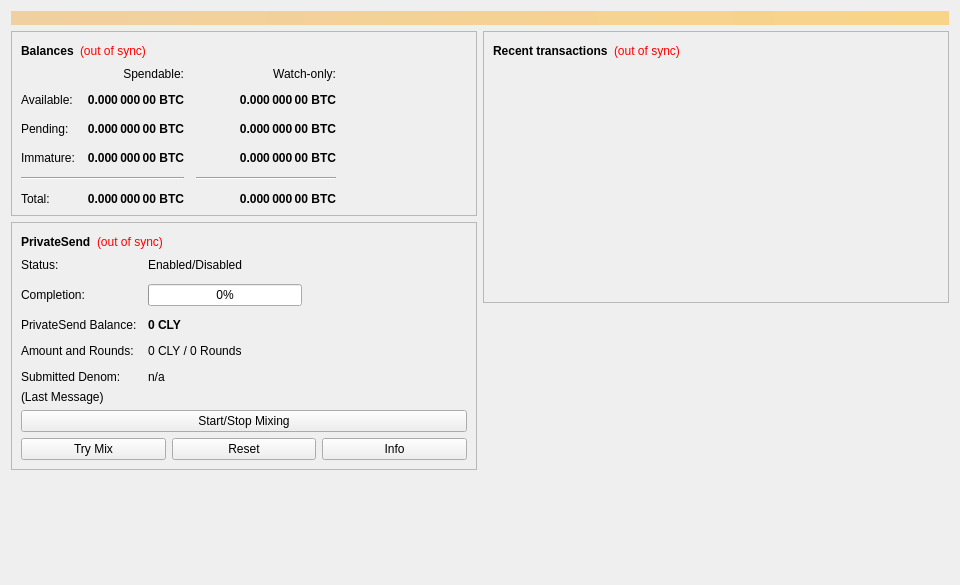
<?xml version="1.0" encoding="UTF-8"?>
<ui version="4.0">
 <class>OverviewPage</class>
 <widget class="QWidget" name="OverviewPage">
  <property name="geometry">
   <rect>
    <x>0</x>
    <y>0</y>
    <width>960</width>
    <height>585</height>
   </rect>
  </property>
  <property name="minimumSize">
   <size>
    <width>960</width>
    <height>0</height>
   </size>
  </property>
  <property name="windowTitle">
   <string>Form</string>
  </property>
  <layout class="QVBoxLayout" name="topLayout">
   <item>
    <widget class="QLabel" name="labelAlerts">
     <property name="visible">
      <bool>false</bool>
     </property>
     <property name="styleSheet">
      <string notr="true">QLabel { background-color: qlineargradient(x1: 0, y1: 0, x2: 1, y2: 0, stop:0 #F0D0A0, stop:1 #F8D488); color:#000000; }</string>
     </property>
     <property name="wordWrap">
      <bool>true</bool>
     </property>
     <property name="margin">
      <number>3</number>
     </property>
     <property name="textInteractionFlags">
      <set>Qt::TextSelectableByMouse</set>
     </property>
    </widget>
   </item>
   <item>
    <layout class="QHBoxLayout" name="horizontalLayout" stretch="1,1">
     <item>
      <layout class="QVBoxLayout" name="verticalLayout_2">
       <item>
        <widget class="QFrame" name="frame">
         <property name="frameShape">
          <enum>QFrame::StyledPanel</enum>
         </property>
         <property name="frameShadow">
          <enum>QFrame::Raised</enum>
         </property>
         <layout class="QVBoxLayout" name="verticalLayout_4">
          <item>
           <layout class="QHBoxLayout" name="horizontalLayout_4">
            <item>
             <widget class="QLabel" name="label_5">
              <property name="font">
               <font>
                <weight>75</weight>
                <bold>true</bold>
               </font>
              </property>
              <property name="text">
               <string>Balances</string>
              </property>
             </widget>
            </item>
            <item>
             <widget class="QLabel" name="labelWalletStatus">
              <property name="toolTip">
               <string>The displayed information may be out of date. Your wallet automatically synchronizes with the CLYCoin network after a connection is established, but this process has not completed yet.</string>
              </property>
              <property name="styleSheet">
               <string notr="true">QLabel { color: red; }</string>
              </property>
              <property name="text">
               <string notr="true">(out of sync)</string>
              </property>
              <property name="alignment">
               <set>Qt::AlignLeading|Qt::AlignLeft|Qt::AlignVCenter</set>
              </property>
             </widget>
            </item>
            <item>
             <spacer name="horizontalSpacer_3">
              <property name="orientation">
               <enum>Qt::Horizontal</enum>
              </property>
              <property name="sizeHint" stdset="0">
               <size>
                <width>40</width>
                <height>20</height>
               </size>
              </property>
             </spacer>
            </item>
           </layout>
          </item>
          <item>
           <layout class="QGridLayout" name="gridLayout">
            <property name="spacing">
             <number>12</number>
            </property>
            <item row="2" column="2">
             <widget class="QLabel" name="labelWatchPending">
              <property name="font">
               <font>
                <weight>75</weight>
                <bold>true</bold>
               </font>
              </property>
              <property name="cursor">
               <cursorShape>IBeamCursor</cursorShape>
              </property>
              <property name="toolTip">
               <string>Unconfirmed transactions to watch-only addresses</string>
              </property>
              <property name="text">
               <string notr="true">0.000 000 00 BTC</string>
              </property>
              <property name="alignment">
               <set>Qt::AlignRight|Qt::AlignTrailing|Qt::AlignVCenter</set>
              </property>
              <property name="textInteractionFlags">
               <set>Qt::LinksAccessibleByMouse|Qt::TextSelectableByKeyboard|Qt::TextSelectableByMouse</set>
              </property>
             </widget>
            </item>
            <item row="2" column="1">
             <widget class="QLabel" name="labelUnconfirmed">
              <property name="font">
               <font>
                <weight>75</weight>
                <bold>true</bold>
               </font>
              </property>
              <property name="cursor">
               <cursorShape>IBeamCursor</cursorShape>
              </property>
              <property name="toolTip">
               <string>Total of transactions that have yet to be confirmed, and do not yet count toward the spendable balance</string>
              </property>
              <property name="text">
               <string notr="true">0.000 000 00 BTC</string>
              </property>
              <property name="alignment">
               <set>Qt::AlignRight|Qt::AlignTrailing|Qt::AlignVCenter</set>
              </property>
              <property name="textInteractionFlags">
               <set>Qt::LinksAccessibleByMouse|Qt::TextSelectableByKeyboard|Qt::TextSelectableByMouse</set>
              </property>
             </widget>
            </item>
            <item row="3" column="2">
             <widget class="QLabel" name="labelWatchImmature">
              <property name="font">
               <font>
                <weight>75</weight>
                <bold>true</bold>
               </font>
              </property>
              <property name="cursor">
               <cursorShape>IBeamCursor</cursorShape>
              </property>
              <property name="toolTip">
               <string>Mined balance in watch-only addresses that has not yet matured</string>
              </property>
              <property name="text">
               <string notr="true">0.000 000 00 BTC</string>
              </property>
              <property name="alignment">
               <set>Qt::AlignRight|Qt::AlignTrailing|Qt::AlignVCenter</set>
              </property>
              <property name="textInteractionFlags">
               <set>Qt::LinksAccessibleByMouse|Qt::TextSelectableByKeyboard|Qt::TextSelectableByMouse</set>
              </property>
             </widget>
            </item>
            <item row="4" column="0" colspan="2">
             <widget class="Line" name="lineSpendableBalance">
              <property name="orientation">
               <enum>Qt::Horizontal</enum>
              </property>
             </widget>
            </item>
            <item row="4" column="2">
             <widget class="Line" name="lineWatchBalance">
              <property name="sizePolicy">
               <sizepolicy hsizetype="Preferred" vsizetype="Fixed">
                <horstretch>0</horstretch>
                <verstretch>0</verstretch>
               </sizepolicy>
              </property>
              <property name="minimumSize">
               <size>
                <width>140</width>
                <height>0</height>
               </size>
              </property>
              <property name="orientation">
               <enum>Qt::Horizontal</enum>
              </property>
             </widget>
            </item>
            <item row="5" column="0">
             <widget class="QLabel" name="labelTotalText">
              <property name="text">
               <string>Total:</string>
              </property>
             </widget>
            </item>
            <item row="3" column="1">
             <widget class="QLabel" name="labelImmature">
              <property name="font">
               <font>
                <weight>75</weight>
                <bold>true</bold>
               </font>
              </property>
              <property name="cursor">
               <cursorShape>IBeamCursor</cursorShape>
              </property>
              <property name="toolTip">
               <string>Mined balance that has not yet matured</string>
              </property>
              <property name="text">
               <string notr="true">0.000 000 00 BTC</string>
              </property>
              <property name="alignment">
               <set>Qt::AlignRight|Qt::AlignTrailing|Qt::AlignVCenter</set>
              </property>
              <property name="textInteractionFlags">
               <set>Qt::LinksAccessibleByMouse|Qt::TextSelectableByKeyboard|Qt::TextSelectableByMouse</set>
              </property>
             </widget>
            </item>
            <item row="2" column="3">
             <spacer name="horizontalSpacer_2">
              <property name="orientation">
               <enum>Qt::Horizontal</enum>
              </property>
              <property name="sizeHint" stdset="0">
               <size>
                <width>40</width>
                <height>20</height>
               </size>
              </property>
             </spacer>
            </item>
            <item row="3" column="0">
             <widget class="QLabel" name="labelImmatureText">
              <property name="text">
               <string>Immature:</string>
              </property>
             </widget>
            </item>
            <item row="5" column="1">
             <widget class="QLabel" name="labelTotal">
              <property name="font">
               <font>
                <weight>75</weight>
                <bold>true</bold>
               </font>
              </property>
              <property name="cursor">
               <cursorShape>IBeamCursor</cursorShape>
              </property>
              <property name="toolTip">
               <string>Your current total balance</string>
              </property>
              <property name="text">
               <string notr="true">0.000 000 00 BTC</string>
              </property>
              <property name="alignment">
               <set>Qt::AlignRight|Qt::AlignTrailing|Qt::AlignVCenter</set>
              </property>
              <property name="textInteractionFlags">
               <set>Qt::LinksAccessibleByMouse|Qt::TextSelectableByKeyboard|Qt::TextSelectableByMouse</set>
              </property>
             </widget>
            </item>
            <item row="5" column="2">
             <widget class="QLabel" name="labelWatchTotal">
              <property name="font">
               <font>
                <weight>75</weight>
                <bold>true</bold>
               </font>
              </property>
              <property name="cursor">
               <cursorShape>IBeamCursor</cursorShape>
              </property>
              <property name="toolTip">
               <string>Current total balance in watch-only addresses</string>
              </property>
              <property name="text">
               <string notr="true">0.000 000 00 BTC</string>
              </property>
              <property name="alignment">
               <set>Qt::AlignRight|Qt::AlignTrailing|Qt::AlignVCenter</set>
              </property>
              <property name="textInteractionFlags">
               <set>Qt::LinksAccessibleByMouse|Qt::TextSelectableByKeyboard|Qt::TextSelectableByMouse</set>
              </property>
             </widget>
            </item>
            <item row="0" column="2">
             <widget class="QLabel" name="labelWatchonly">
              <property name="text">
               <string>Watch-only:</string>
              </property>
              <property name="alignment">
               <set>Qt::AlignRight|Qt::AlignTrailing|Qt::AlignVCenter</set>
              </property>
             </widget>
            </item>
            <item row="1" column="0">
             <widget class="QLabel" name="labelBalanceText">
              <property name="text">
               <string>Available:</string>
              </property>
             </widget>
            </item>
            <item row="1" column="1">
             <widget class="QLabel" name="labelBalance">
              <property name="font">
               <font>
                <weight>75</weight>
                <bold>true</bold>
               </font>
              </property>
              <property name="cursor">
               <cursorShape>IBeamCursor</cursorShape>
              </property>
              <property name="toolTip">
               <string>Your current spendable balance</string>
              </property>
              <property name="text">
               <string notr="true">0.000 000 00 BTC</string>
              </property>
              <property name="alignment">
               <set>Qt::AlignRight|Qt::AlignTrailing|Qt::AlignVCenter</set>
              </property>
              <property name="textInteractionFlags">
               <set>Qt::LinksAccessibleByMouse|Qt::TextSelectableByKeyboard|Qt::TextSelectableByMouse</set>
              </property>
             </widget>
            </item>
            <item row="1" column="2">
             <widget class="QLabel" name="labelWatchAvailable">
              <property name="font">
               <font>
                <weight>75</weight>
                <bold>true</bold>
               </font>
              </property>
              <property name="cursor">
               <cursorShape>IBeamCursor</cursorShape>
              </property>
              <property name="toolTip">
               <string>Your current balance in watch-only addresses</string>
              </property>
              <property name="text">
               <string notr="true">0.000 000 00 BTC</string>
              </property>
              <property name="alignment">
               <set>Qt::AlignRight|Qt::AlignTrailing|Qt::AlignVCenter</set>
              </property>
              <property name="textInteractionFlags">
               <set>Qt::LinksAccessibleByMouse|Qt::TextSelectableByKeyboard|Qt::TextSelectableByMouse</set>
              </property>
             </widget>
            </item>
            <item row="2" column="0">
             <widget class="QLabel" name="labelPendingText">
              <property name="text">
               <string>Pending:</string>
              </property>
             </widget>
            </item>
            <item row="0" column="1">
             <widget class="QLabel" name="labelSpendable">
              <property name="text">
               <string>Spendable:</string>
              </property>
              <property name="alignment">
               <set>Qt::AlignRight|Qt::AlignTrailing|Qt::AlignVCenter</set>
              </property>
             </widget>
            </item>
           </layout>
          </item>
         </layout>
        </widget>
       </item>
       <item>
        <widget class="QFrame" name="framePrivateSend">
         <property name="layoutDirection">
          <enum>Qt::LeftToRight</enum>
         </property>
         <property name="frameShape">
          <enum>QFrame::StyledPanel</enum>
         </property>
         <property name="frameShadow">
          <enum>QFrame::Raised</enum>
         </property>
         <layout class="QVBoxLayout" name="VerticalLayout_PS1">
          <item>
           <layout class="QHBoxLayout" name="horizontalLayout_5">
            <item>
             <widget class="QLabel" name="labelPrivateSendHeader">
              <property name="font">
               <font>
                <weight>75</weight>
                <bold>true</bold>
               </font>
              </property>
              <property name="text">
               <string>PrivateSend</string>
              </property>
             </widget>
            </item>
            <item>
             <widget class="QLabel" name="labelPrivateSendSyncStatus">
              <property name="toolTip">
               <string>The displayed information may be out of date. Your wallet automatically synchronizes with the CLYCoin network after a connection is established, but this process has not completed yet.</string>
              </property>
              <property name="styleSheet">
               <string notr="true">QLabel { color: red; }</string>
              </property>
              <property name="text">
               <string notr="true">(out of sync)</string>
              </property>
              <property name="alignment">
               <set>Qt::AlignLeading|Qt::AlignLeft|Qt::AlignVCenter</set>
              </property>
             </widget>
            </item>
            <item>
             <spacer name="horizontalSpacer_4">
              <property name="orientation">
               <enum>Qt::Horizontal</enum>
              </property>
              <property name="sizeHint" stdset="0">
               <size>
                <width>40</width>
                <height>20</height>
               </size>
              </property>
             </spacer>
            </item>
           </layout>
          </item>
          <item>
           <layout class="QFormLayout" name="privateSendFormLayout">
            <property name="fieldGrowthPolicy">
             <enum>QFormLayout::AllNonFixedFieldsGrow</enum>
            </property>
            <property name="horizontalSpacing">
             <number>11</number>
            </property>
            <property name="verticalSpacing">
             <number>12</number>
            </property>
            <item row="0" column="0">
             <widget class="QLabel" name="labelPrivateSendEnabledText">
              <property name="text">
               <string>Status:</string>
              </property>
             </widget>
            </item>
            <item row="0" column="1">
             <widget class="QLabel" name="labelPrivateSendEnabled">
              <property name="text">
               <string>Enabled/Disabled</string>
              </property>
             </widget>
            </item>
            <item row="1" column="0">
             <widget class="QLabel" name="labelCompletitionText">
              <property name="text">
               <string>Completion:</string>
              </property>
             </widget>
            </item>
            <item row="1" column="1">
             <widget class="QProgressBar" name="privateSendProgress">
              <property name="maximumSize">
               <size>
                <width>154</width>
                <height>16777215</height>
               </size>
              </property>
              <property name="value">
               <number>0</number>
              </property>
             </widget>
            </item>
            <item row="2" column="0">
             <widget class="QLabel" name="labelAnonymizedText">
              <property name="text">
               <string>PrivateSend Balance:</string>
              </property>
             </widget>
            </item>
            <item row="2" column="1">
             <widget class="QLabel" name="labelAnonymized">
              <property name="font">
               <font>
                <weight>75</weight>
                <bold>true</bold>
               </font>
              </property>
              <property name="text">
               <string notr="true">0 CLY</string>
              </property>
             </widget>
            </item>
            <item row="3" column="0">
             <widget class="QLabel" name="labelAmountAndRoundsText">
              <property name="text">
               <string>Amount and Rounds:</string>
              </property>
             </widget>
            </item>
            <item row="3" column="1">
             <widget class="QLabel" name="labelAmountRounds">
              <property name="text">
               <string>0 CLY / 0 Rounds</string>
              </property>
             </widget>
            </item>
            <item row="4" column="0">
             <widget class="QLabel" name="labelSubmittedDenomText">
              <property name="text">
               <string>Submitted Denom:</string>
              </property>
             </widget>
            </item>
            <item row="4" column="1">
             <widget class="QLabel" name="labelSubmittedDenom">
              <property name="toolTip">
               <string>The denominations you submitted to the Masternode.&lt;br&gt;To mix, other users must submit the exact same denominations.</string>
              </property>
              <property name="text">
               <string>n/a</string>
              </property>
             </widget>
            </item>
           </layout>
          </item>
          <item>
           <layout class="QVBoxLayout" name="VerticalLayout_PS">
            <item>
             <widget class="QLabel" name="labelPrivateSendLastMessage">
              <property name="text">
               <string>(Last Message)</string>
              </property>
              <property name="alignment">
               <set>Qt::AlignLeading|Qt::AlignLeft|Qt::AlignTop</set>
              </property>
              <property name="wordWrap">
               <bool>true</bool>
              </property>
             </widget>
            </item>
            <item>
             <widget class="QPushButton" name="togglePrivateSend">
              <property name="sizePolicy">
               <sizepolicy hsizetype="MinimumExpanding" vsizetype="Fixed">
                <horstretch>0</horstretch>
                <verstretch>0</verstretch>
               </sizepolicy>
              </property>
              <property name="text">
               <string>Start/Stop Mixing</string>
              </property>
             </widget>
            </item>
            <item>
             <layout class="QHBoxLayout" name="horizontalLayout_debugbuttons">
              <item>
               <widget class="QPushButton" name="privateSendAuto">
                <property name="sizePolicy">
                 <sizepolicy hsizetype="MinimumExpanding" vsizetype="Fixed">
                  <horstretch>0</horstretch>
                  <verstretch>0</verstretch>
                 </sizepolicy>
                </property>
                <property name="toolTip">
                 <string>Try to manually submit a PrivateSend request.</string>
                </property>
                <property name="text">
                 <string>Try Mix</string>
                </property>
               </widget>
              </item>
              <item>
               <widget class="QPushButton" name="privateSendReset">
                <property name="sizePolicy">
                 <sizepolicy hsizetype="MinimumExpanding" vsizetype="Fixed">
                  <horstretch>0</horstretch>
                  <verstretch>0</verstretch>
                 </sizepolicy>
                </property>
                <property name="toolTip">
                 <string>Reset the current status of PrivateSend (can interrupt PrivateSend if it's in the process of Mixing, which can cost you money!)</string>
                </property>
                <property name="autoFillBackground">
                 <bool>false</bool>
                </property>
                <property name="text">
                 <string>Reset</string>
                </property>
               </widget>
              </item>
              <item>
               <widget class="QPushButton" name="privateSendInfo">
                <property name="sizePolicy">
                 <sizepolicy hsizetype="MinimumExpanding" vsizetype="Fixed">
                  <horstretch>0</horstretch>
                  <verstretch>0</verstretch>
                 </sizepolicy>
                </property>
                <property name="toolTip">
                 <string>Information about PrivateSend and Mixing</string>
                </property>
                <property name="text">
                 <string>Info</string>
                </property>
               </widget>
              </item>
             </layout>
            </item>
           </layout>
          </item>
         </layout>
        </widget>
       </item>
       <item>
        <spacer name="verticalSpacer">
         <property name="orientation">
          <enum>Qt::Vertical</enum>
         </property>
         <property name="sizeHint" stdset="0">
          <size>
           <width>20</width>
           <height>40</height>
          </size>
         </property>
        </spacer>
       </item>
      </layout>
     </item>
     <item>
      <layout class="QVBoxLayout" name="verticalLayout_3">
       <item>
        <widget class="QFrame" name="frame_2">
         <property name="frameShape">
          <enum>QFrame::StyledPanel</enum>
         </property>
         <property name="frameShadow">
          <enum>QFrame::Raised</enum>
         </property>
         <layout class="QVBoxLayout" name="verticalLayout">
          <item>
           <layout class="QHBoxLayout" name="horizontalLayout_2">
            <item>
             <widget class="QLabel" name="label_4">
              <property name="font">
               <font>
                <weight>75</weight>
                <bold>true</bold>
               </font>
              </property>
              <property name="text">
               <string>Recent transactions</string>
              </property>
             </widget>
            </item>
            <item>
             <widget class="QLabel" name="labelTransactionsStatus">
              <property name="toolTip">
               <string>The displayed information may be out of date. Your wallet automatically synchronizes with the CLYCoin network after a connection is established, but this process has not completed yet.</string>
              </property>
              <property name="styleSheet">
               <string notr="true">QLabel { color: red; }</string>
              </property>
              <property name="text">
               <string notr="true">(out of sync)</string>
              </property>
              <property name="alignment">
               <set>Qt::AlignLeading|Qt::AlignLeft|Qt::AlignVCenter</set>
              </property>
             </widget>
            </item>
            <item>
             <spacer name="horizontalSpacer">
              <property name="orientation">
               <enum>Qt::Horizontal</enum>
              </property>
              <property name="sizeHint" stdset="0">
               <size>
                <width>40</width>
                <height>20</height>
               </size>
              </property>
             </spacer>
            </item>
           </layout>
          </item>
          <item>
           <widget class="QListView" name="listTransactions">
            <property name="styleSheet">
             <string notr="true">QListView { background: transparent; }</string>
            </property>
            <property name="frameShape">
             <enum>QFrame::NoFrame</enum>
            </property>
            <property name="verticalScrollBarPolicy">
             <enum>Qt::ScrollBarAlwaysOff</enum>
            </property>
            <property name="horizontalScrollBarPolicy">
             <enum>Qt::ScrollBarAlwaysOff</enum>
            </property>
            <property name="selectionMode">
             <enum>QAbstractItemView::NoSelection</enum>
            </property>
           </widget>
          </item>
         </layout>
        </widget>
       </item>
       <item>
        <spacer name="verticalSpacer_2">
         <property name="orientation">
          <enum>Qt::Vertical</enum>
         </property>
         <property name="sizeHint" stdset="0">
          <size>
           <width>20</width>
           <height>40</height>
          </size>
         </property>
        </spacer>
       </item>
      </layout>
     </item>
    </layout>
   </item>
  </layout>
 </widget>
 <resources/>
 <connections/>
</ui>
